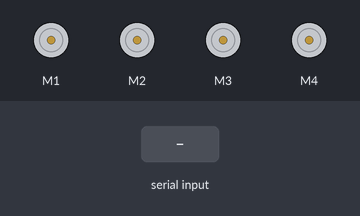
Recording of a sketch running on a simulated Arduino Uno, built with avr-gcc and run on an emulated ATmega328P. Parts: 4 × DC motor (green arrow = forward, orange = backward, longer = faster). The test bench sets the inputs (shaded band).

Above: at 1.2 s.
1.3 s: "F" received over the second serial link
At 1.7 s:
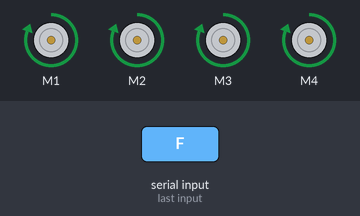
2.8 s: "B" received over the second serial link
At 4.0 s:
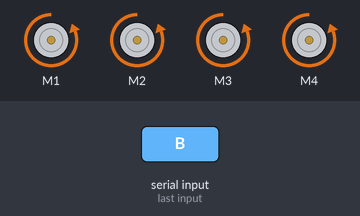
4.3 s: "L" received over the second serial link
At 5.1 s:
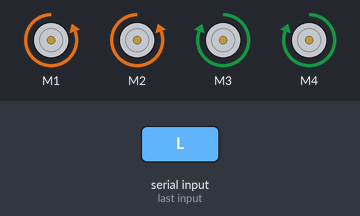
5.8 s: "R" received over the second serial link
At 6.3 s:
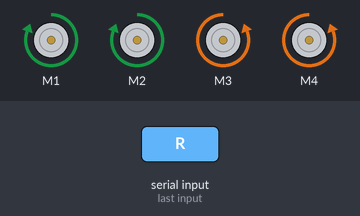
7.3 s: "S" received over the second serial link
At 8.6 s:
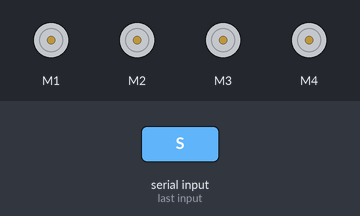
Timing chart, 0 to 9.8 s (numbered marks = the images above; inputs shaded):
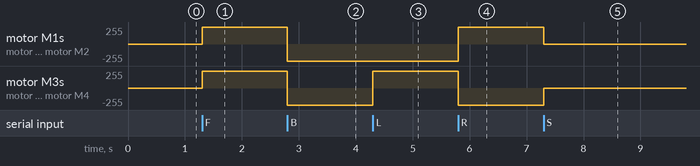

Measured:
- after the input at 1.3 s, motor M1–4: stopped → forward 255/255 at once
- after the input at 2.8 s, motor M1–4: forward 255/255 → backward 255/255 at once
- after the input at 4.3 s, motor M3, motor M4: backward 255/255 → forward 255/255 at once
- after the input at 5.8 s, motor M1, motor M2: backward 255/255 → forward 255/255 at once; motor M3, motor M4: forward 255/255 → backward 255/255 at once
- after the input at 7.3 s, motor M1, motor M2: forward 255/255 → stopped at once; motor M3, motor M4: backward 255/255 → stopped at once

The sketch:

CAR_L293D.ino
```cpp
#include <AFMotor.h>
#include <SoftwareSerial.h>

SoftwareSerial bluetoothSerial(9, 10); // RX, TX

// Initialize motors
AF_DCMotor motor1(1, MOTOR12_1KHZ);
AF_DCMotor motor2(2, MOTOR12_1KHZ);
AF_DCMotor motor3(3, MOTOR34_1KHZ);
AF_DCMotor motor4(4, MOTOR34_1KHZ);

char command;

void setup() {
  bluetoothSerial.begin(9600);  // Set the baud rate for the Bluetooth module
}

void loop() {
  if (bluetoothSerial.available() > 0) {
    command = bluetoothSerial.read();
    Stop();  // Stop all motors before changing direction

    switch (command) {
      case 'F':
        forward();
        break;
      case 'B':
        back();
        break;
      case 'L':
        left();
        break;
      case 'R':
        right();
        break;
      case 'S':   // Optional: Stop command from Bluetooth
        Stop();
        break;
    }
  }
}

void forward() {
  motor1.setSpeed(255);
  motor1.run(FORWARD);
  motor2.setSpeed(255);
  motor2.run(FORWARD);
  motor3.setSpeed(255);
  motor3.run(FORWARD);
  motor4.setSpeed(255);
  motor4.run(FORWARD);
}

void back() {
  motor1.setSpeed(255);
  motor1.run(BACKWARD);
  motor2.setSpeed(255);
  motor2.run(BACKWARD);
  motor3.setSpeed(255);
  motor3.run(BACKWARD);
  motor4.setSpeed(255);
  motor4.run(BACKWARD);
}

void left() {
  motor1.setSpeed(255);
  motor1.run(BACKWARD);
  motor2.setSpeed(255);
  motor2.run(BACKWARD);
  motor3.setSpeed(255);
  motor3.run(FORWARD);
  motor4.setSpeed(255);
  motor4.run(FORWARD);
}

void right() {
  motor1.setSpeed(255);
  motor1.run(FORWARD);
  motor2.setSpeed(255);
  motor2.run(FORWARD);
  motor3.setSpeed(255);
  motor3.run(BACKWARD);
  motor4.setSpeed(255);
  motor4.run(BACKWARD);
}

void Stop() {
  motor1.run(RELEASE);
  motor2.run(RELEASE);
  motor3.run(RELEASE);
  motor4.run(RELEASE);
}
```
